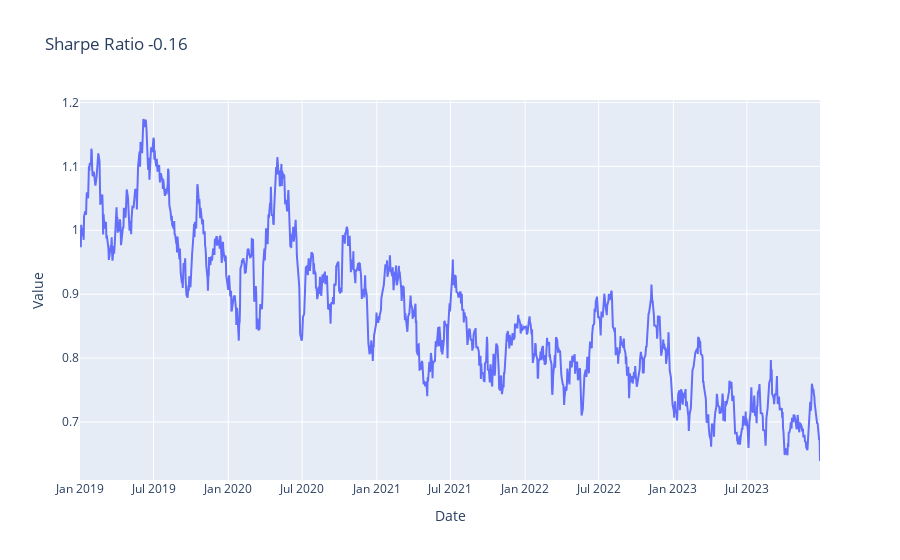

Notebook cell for this chart:
### Markdown cell above
Backtest

### Code cell
trading_policy  = greedy_policy_from_qvf(final_qvf, lambda x : [-1,0,1])
bt = btest.Backtester(mdp_trading,trading_policy)
bt.summary()

### Figure 1 — Plotly figure (JSON) as saved in the notebook; plotly's stock layout.template omitted (floating-point values rounded to 4 significant figures; data arrays with more than 128 entries replaced by an {"elided": "..."} marker saying what was removed)
{"data": [{"mode": "lines", "type": "scatter", "x": {"elided": "1303 str values"}, "y": {"elided": "1303 float values"}}], "layout": {"title": {"text": "Sharpe Ratio -0.16"}, "xaxis": {"title": {"text": "Date"}}, "yaxis": {"title": {"text": "Value"}}}}
